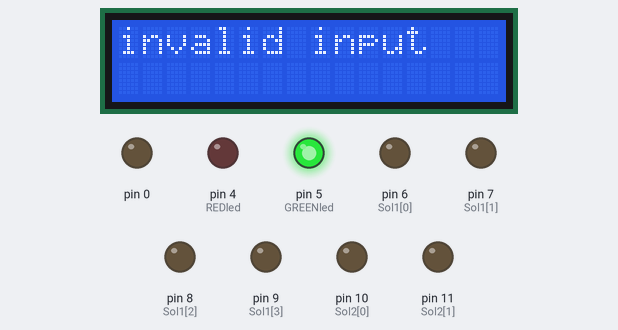
Bench run of a sketch on a simulated Arduino Mega 2560, built with avr-gcc and run on an emulated ATmega2560. Shown: 16×2 character LCD, output pins drawn as LEDs (lit = HIGH).

Above: at 0.4 s.

The sketch:

actual_thermo.ino
```cpp
#include <OneWire.h>
#include <LiquidCrystal.h>
#include <Keypad.h>
#include <DallasTemperature.h>
const byte T1=1;   // TEMP SENSOR//
const byte T2=2;
const byte T3=3;
OneWire oneWirePin(T1);
DallasTemperature Thot(&oneWirePin);
OneWire oneWirePin1(T2);
DallasTemperature Tcold(&oneWirePin1);
OneWire oneWirePin2(T3);
DallasTemperature Tmcheck(&oneWirePin2);
int Tm=0;
float Th;
float Tc;

const byte REDled=4;
const byte GREENled=5;

const int Sol1[4]={6,7,8,9};
const int Sol2[2]={10,11};

const byte ROWS=4;
const byte COLS=3;
byte rowPin[ROWS]={14,15,16,17};
byte colPin[COLS]={18,19,20};
int keymap[ROWS][COLS]={
  {1,2,3},
  {4,5,6},
  {7,8,9},
  {10,0,11}
};
Keypad keypad=Keypad (makeKeymap(keymap), rowPin,colPin, ROWS,COLS);

LiquidCrystal lcd(21,22,23,24,25,26);

//logic matrix//
float Ratio[4][4]={
  {1,0.5,0.33,0.25},
  {2,1,0.66,0.5},
  {3,1.5,1,0.75},
  {4,2,1.33,1}
};

void setup() {
  lcd.begin(16,2);
  Thot.begin();
  Tmcheck.begin();
  Tcold.begin();
  for(int i=0;i<4;i++){
    pinMode(Sol1[i], OUTPUT);
  }
  for(int i=0;i<3;i++){
    pinMode(Sol2[i], OUTPUT);
  }
  pinMode(REDled, OUTPUT);
  pinMode(GREENled, OUTPUT);
  lcd.print("WELCOME");
  delay(250);
  lcd.clear();
  digitalWrite(GREENled, HIGH);
}

void loop() {
  int mh=0;
  int mc=0;
  lcd.print("Enter temperatur");
  lcd.setCursor(1,7);
  lcd.print(keyInput());
  int ok=keypad.getKey();
  if(ok==10){
   Th=Thot.getTempCByIndex(0);
   Tc=Tcold.getTempCByIndex(1);

   //division//
   float A=Tm-Tc;
   float B=Th-Tm;
   float C=A/B;
   float SmallerOldvalue=4;
   float Smallernewvalue=0;
   float Largeroldvalue=4;
   float Largernewvalue=0;

   //logic of mixer//
   for(int i=0;i<4;i++){
    for(int j=0;i<4;j++){
      float tablevalue= Ratio[i][j];
      if(tablevalue==C){
        mh=i+1;
        mc=j+1;
      }
      if(tablevalue<C){
        Smallernewvalue=tablevalue;
        if(SmallerOldvalue<Smallernewvalue){
          SmallerOldvalue=SmallerOldvalue;
          mh=i+1;
          mc=j+1;
        }
        if(SmallerOldvalue>Smallernewvalue){
          SmallerOldvalue=Smallernewvalue;
          mh=i+1;
          mc=j+1;
        }

      }
      if(tablevalue>C){
        Largernewvalue=tablevalue;
        if(Largernewvalue<Largeroldvalue){
          Largeroldvalue=Largernewvalue;
        }
        if(Largernewvalue>Largeroldvalue){
          Largeroldvalue=Largeroldvalue;
        }
      }

    }
   }
   int mixing_ratio=(mh*10)+mc;
   switch(mixing_ratio){
    case 11:
    digitalWrite(Sol1[0], 1);
    digitalWrite(Sol1[2], 1);
    break;
    case 12:
    digitalWrite(Sol1[0], 1);
    digitalWrite(Sol2[1], 1);
    break;
    case 13:
    digitalWrite(Sol1[0], 1);
    digitalWrite(Sol2[1], 1);
    digitalWrite(Sol1[2], 1);
    break;
    case 14:
    digitalWrite(Sol1[0], 1);
    digitalWrite(Sol2[1], 1);
    digitalWrite(Sol1[2], 1);
    digitalWrite(Sol1[3], 1);
    break;
    case 21:
    digitalWrite(Sol2[0], 1);
    digitalWrite(Sol1[2], 1);
    break;
    case 22:
    digitalWrite(Sol2[0], 1);
    digitalWrite(Sol2[1], 1);
    break;
    case 23:
    digitalWrite(Sol2[0], 1);
    digitalWrite(Sol2[1], 1);
    digitalWrite(Sol1[2], 1);
    break;
    case 24:
    digitalWrite(Sol2[0], 1);
    digitalWrite(Sol2[1], 1);
    digitalWrite(Sol1[2], 1);
    digitalWrite(Sol1[3], 1);
    break;
    case 31:
    digitalWrite(Sol1[0], 1);
    digitalWrite(Sol2[0], 1);
    digitalWrite(Sol1[2], 1);
    break;
    case 32:
    digitalWrite(Sol1[0], 1);
    digitalWrite(Sol2[0], 1);
    digitalWrite(Sol2[1], 1);
    break;
    case 33:
    digitalWrite(Sol1[0], 1);
    digitalWrite(Sol2[0], 1);
    digitalWrite(Sol1[2], 1);
    digitalWrite(Sol2[1], 1);
    break;
    case 34:
    digitalWrite(Sol1[0], 1);
    digitalWrite(Sol2[0], 1);
    digitalWrite(Sol2[1], 1);
    digitalWrite(Sol1[2], 1);
    digitalWrite(Sol1[3], 1);
    break;
    case 41:
    digitalWrite(Sol1[0], 1);
    digitalWrite(Sol1[1], 1);
    digitalWrite(Sol2[0], 1);
    digitalWrite(Sol1[2], 1);
    break;

    case 42:
    digitalWrite(Sol1[0], 1);
    digitalWrite(Sol1[1], 1);
    digitalWrite(Sol2[0], 1);
    digitalWrite(Sol2[1], 1);
    break;
    case 43:
    digitalWrite(Sol1[0], 1);
    digitalWrite(Sol1[1], 1);
    digitalWrite(Sol2[0], 1);
    digitalWrite(Sol1[2], 1);
    digitalWrite(Sol2[1], 1);
    break;
    case 44:
    digitalWrite(Sol1[0], 1);
    digitalWrite(Sol1[1], 1);
    digitalWrite(Sol2[0], 1);
    digitalWrite(Sol1[2], 1);
    digitalWrite(Sol1[3], 1);
    digitalWrite(Sol2[1], 1);
    break;
   }


  }
  else
  lcd.clear();
  lcd.print("invalid input");
  delay(500);
}


//declaration of custom function keyInput//

int keyInput(){
 int keypressed=keypad.getKey();
 int key1=keypressed*10;
 int keypressed1=keypad.getKey();
 Tm= key1+keypressed;
 return Tm;

}
```
